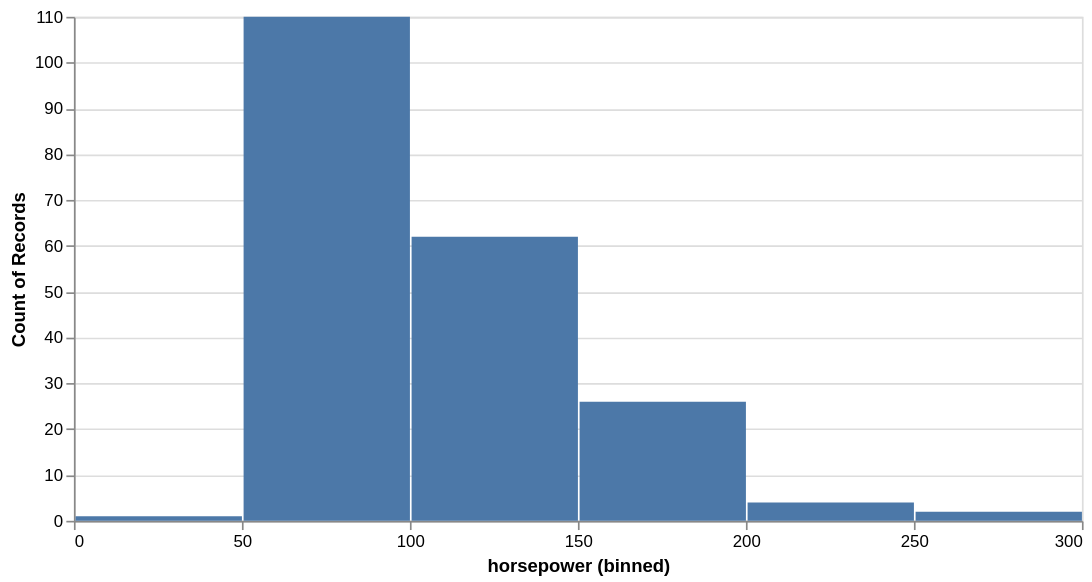

Write notebook code for a chart like this one.
### Code cell
# X axis
alt.Chart(cars_data).mark_bar().encode(
    x=alt.X('horsepower:Q', bin=True),
    y='count()'
).properties(width=600)

### Figure 1 — Vega-Lite specification as saved in the notebook (floating-point values rounded to 4 significant figures; data arrays with more than 128 entries replaced by an {"elided": "..."} marker saying what was removed)
{"config": {"view": {"continuousWidth": 300, "continuousHeight": 300}}, "data": {"name": "data-1bed9fbf2600d9190696f48c3511329a"}, "mark": {"type": "bar"}, "encoding": {"x": {"bin": true, "field": "horsepower", "type": "quantitative"}, "y": {"aggregate": "count", "type": "quantitative"}}, "width": 600, "$schema": "https://vega.github.io/schema/vega-lite/v6.1.0.json", "datasets": {"data-1bed9fbf2600d9190696f48c3511329a": {"elided": "205 records"}}}
